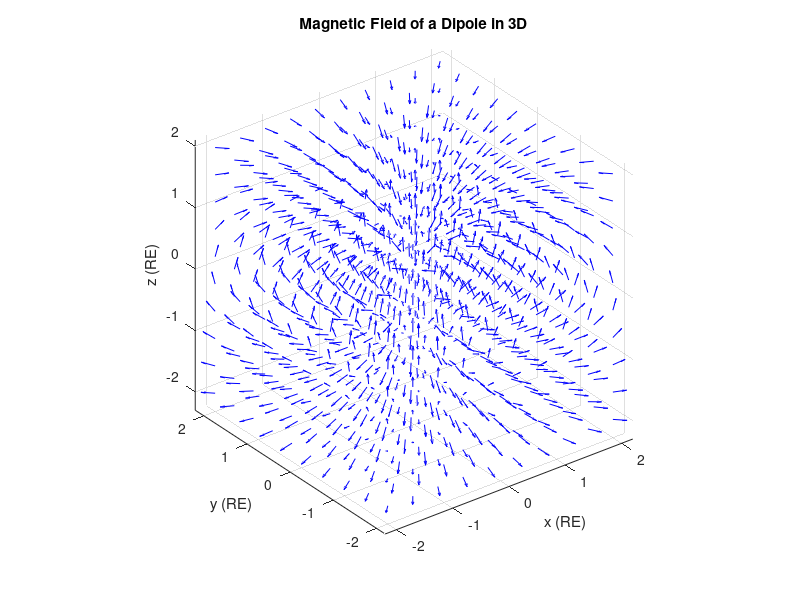

The MATLAB script that drew this image:
% testing plotting of B field

% constants
B0 = 1;             % base magnetic field strength
RE = 6.371e6;       % Earth's radius in meters
N = 10;             % Number of grid points per axis
range = 2;          % domain range in units of RE (from -2RE to 2RE)

% 3D grid in units of RE
[x, y, z] = meshgrid(linspace(-range, range, N));
r = sqrt(x.^2 + y.^2 + z.^2);

% avoid dividing by zero at origin
r(r == 0) = NaN;

% components of the magnetic field
Bx = -3*B0 .* x.*z ./ ( (r/RE).^3 .* r.^2 );
By = -3*B0 .* y.*z ./ ( (r/RE).^3 .* r.^2 );
Bz =  B0 .* (x.^2 + y.^2 - 2*z.^2) ./ ( (r/RE).^3 .* r.^2 );

% normalize the vectors for better visualization
L = sqrt(Bx.^2 + By.^2 + Bz.^2);
Bx = Bx ./ L;
By = By ./ L;
Bz = Bz ./ L;

figure;
quiver3(x, y, z, Bx, By, Bz, 0.5, 'b');  % 0.5 scales arrow size
axis equal;
xlabel('x (RE)');
ylabel('y (RE)');
zlabel('z (RE)');
title('Magnetic Field of a Dipole in 3D');
grid on;
saveas(gcf,'Planetary_Dipole_BField_Model_Attempt','jpg');